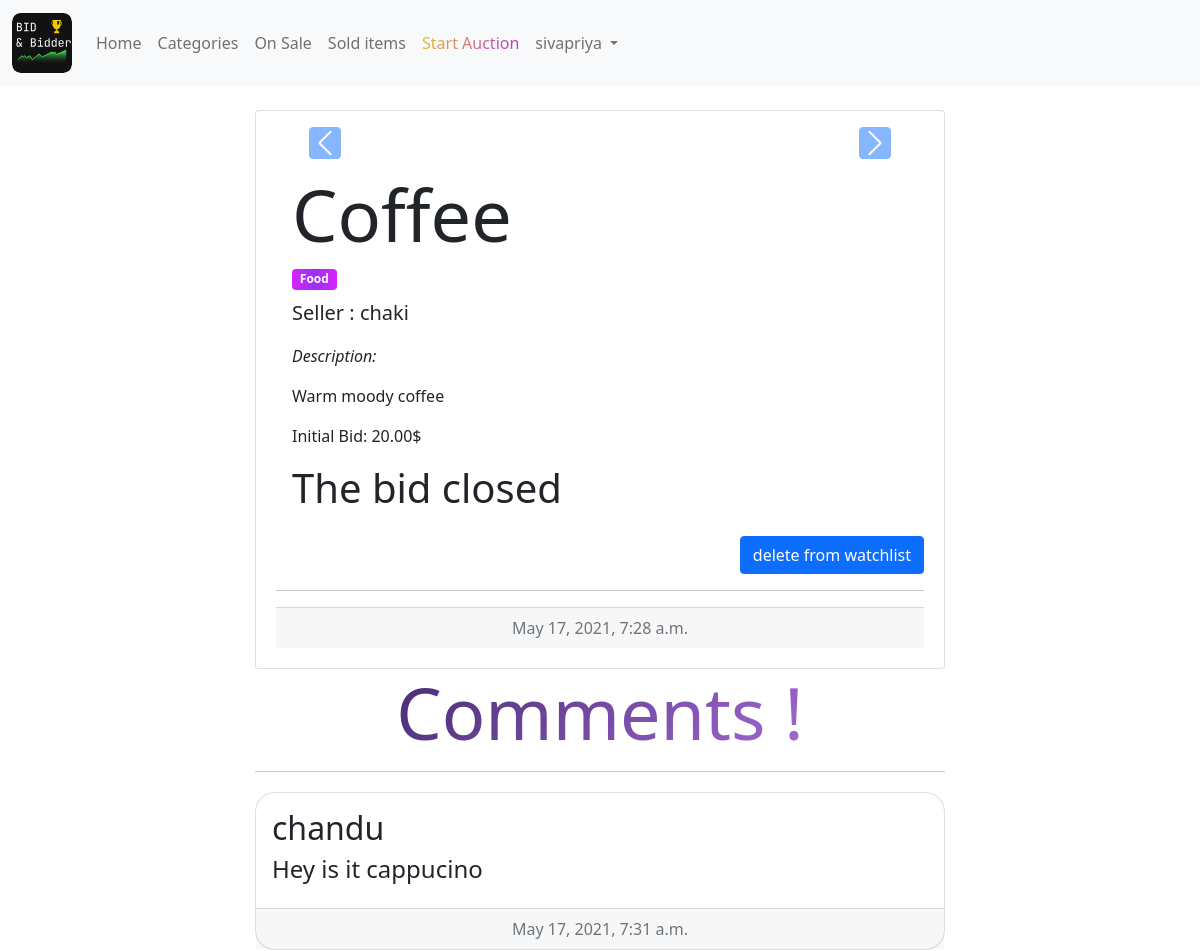
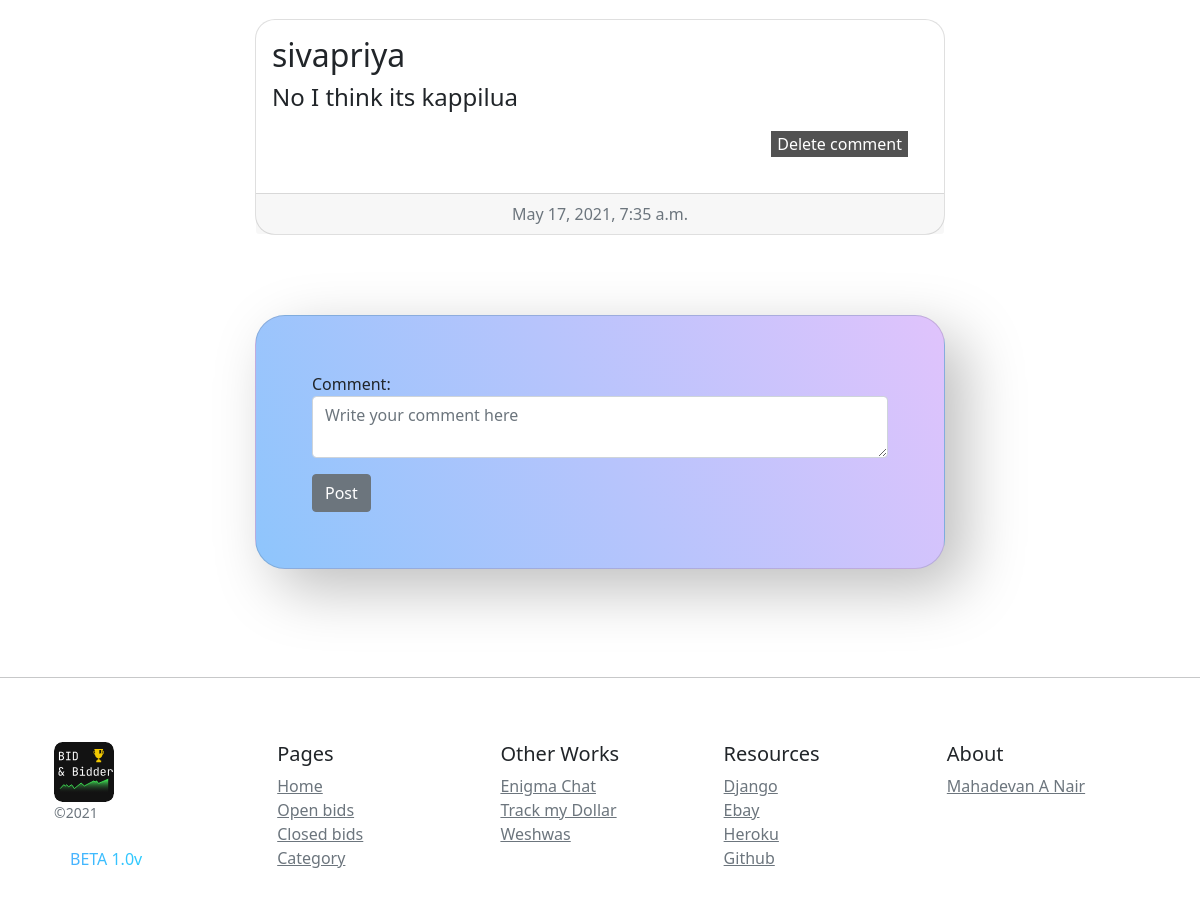
The app's page /listing/2 (signed in) with its own data (2 pictures, top to bottom).
### auctions/models.py (models this page shows, shortened)
class User(AbstractUser):
    def __str__(self):
        return f"{self.username}"

class AuctionList(models.Model):
    name = models.CharField(max_length = 30)
    description = models.TextField(blank = True, null = True)
    initial_bid = models.DecimalField(decimal_places= 2,null= False,blank= False,max_digits = 1000)
    status = models.BooleanField(default = True)
    date_created = models.DateTimeField(default = timezone.now)
    image_link1 = models.CharField(max_length=100, blank = True, null = True)
    image_link2 = models.CharField(max_length=100, blank = True, null = True)
    image_link3 = models.CharField(max_length=100, blank = True, null = True)
    image_link4 = models.CharField(max_length=100, blank = True, null = True)
    image_link5 = models.CharField(max_length=100, blank = True, null = True)
    current_largest_bid = models.DecimalField(decimal_places = 2,null = True,blank = True,max_digits = 1000)
    owner_id = models.ForeignKey(User, on_delete = models.PROTECT ,related_name = "all_creator_listing")
    watchers = models.ManyToManyField(User, blank=True ,related_name = 'watched_lists')
    category = models.ForeignKey(Category, on_delete= models.CASCADE,related_name= "categories")
    winner = models.ForeignKey(User, null = True,blank=True , on_delete=models.PROTECT)

class Category(models.Model):
    category = models.CharField(max_length = 30)
    def __str__(self):
        return f"{self.category}"

class Comments(models.Model):
    comment = models.CharField(max_length= 300)
    date = models.DateTimeField(default = timezone.now)
    user = models.ForeignKey(User,on_delete = models.CASCADE)
    auction_id = models.ForeignKey(AuctionList, on_delete= models.CASCADE , related_name = "comments")
    def __str__(self):
        return f"{self.user}-{self.comment}"

### auctions/views.py (the view, shortened to what this page needs)
# urls.py: path("listing/<int:list_id>",views.view_listing,name="viewlisting"),
@login_required(login_url='/login')
def view_listing(request,list_id):
    try:
        obj_count = AuctionList.objects.filter(watchers = request.user).count()
    except:
        obj_count = ""
    amount_is_less = None
    bids = Bid.objects.filter(auction_id = list_id)
    listing = get_object_or_404(AuctionList,id = list_id)
    status = listing.status
    comments = Comments.objects.filter(auction_id = list_id)
    print("Comments",comments)
    comment_form = CommentForm(request.POST or None)
    if comment_form.is_valid():
        comment_obj = comment_form.save(commit=False)
        comment_obj.user = User.objects.get(pk=request.user.id)
        comment_obj.auction_id = AuctionList.objects.get(id = list_id)
        comment_obj.save()
        comment_form = CommentForm()
    if bids is not None:
        try:
            bidsofuser = Bid.objects.filter(auction_id = list_id,user = request.user)
        except:
            bidsofuser = None
        previous_bid = 0
        largestbid = 0
        largestbidder = None
        listing.current_largest_bid = largestbid
        listing.save()
        print("largestbid",largestbid)
        print("largestbidder",largestbidder)
        print(request.user.username)
        if str(largestbidder) == str(request.user.username) and bidsofuser:
            isuserWinning = True
            print("hey")
        elif bidsofuser:
            isuserWinning = False
        else:
            isuserWinning = None
        print("is user WINNING",isuserWinning)
        if status:
            bidform = Bidform(request.POST or None)
            if bidform.is_valid():
                obj = bidform.save(commit=False)
                if obj.amount > largestbid and obj.amount > listing.initial_bid:
                    obj.auction_id = AuctionList.objects.get(id = list_id)
                    obj.user = User.objects.get(pk=request.user.id) # Add an author field which will contain current user's id
                    obj.save() # Save the final "real form" to the DB
                    amount_is_less = None
                    bidform = Bidform()
                    bids = Bid.objects.filter(auction_id = list_id)
                    previous_bid = 0
                    largestbid = 0
                    largestbidder = None
                    for bid in bids:
                        if bid.amount > previous_bid :
                            largestbid = bid.amount
                            largestbidder = bid.user
                    previous_bid = bid.amount
                    listing.current_largest_bid = largestbid
                    listing.save()
                    print("bid.user",bid.user)
                    print("bid.amount",bid.amount)
                else:
                    amount_is_less = "the amount is less"
                    bidform = Bidform()
        else:
            bidform = None
    if bidform is None:
       isuserWinning = None
    context = {
        'listing' : listing,
        'bidform' : bidform,
        'amount_alert' : amount_is_less,
        'largestbidder' : largestbidder,
        'largestbid' : largestbid,
        'userbid' : bidsofuser,
        'isuserWinning' : isuserWinning ,
        'status': status,
        'comment_form':comment_form,
        'comments': comments,
        'watcher_count':obj_count
    }
    return render(request,"auctions/listing_page.html",context)

### auctions/forms.py (shortened to what this page needs)
class CommentForm(forms.ModelForm):
    comment = forms.CharField(
        required=False,
        widget=forms.Textarea(
            attrs={
                "placeholder": "Write your comment here",
                "class" : "form-control",
                "id": "commentFormid",
                "rows":2,
                "cols": 50
            }
        )
    )
    class Meta :
        model = Comments
        fields = [
            'comment'
        ]
    """ THIS IS THE FUNCTION THAT CAN DO ACTUAL BACKEND VERIFICATION LIKE LENGHT OF PHONE NUMBER WHETHER @ IS IN EMAIL """

### auctions/templates/auctions/listing_page.html (shortened to what this page needs)
{% extends "auctions/layout.html" %}
{% block body %}
    <div class="row d-flex justify-content-center">
        <div class="col-xl-7 pb-2">
                    <br>
                    <div class="card card-cascade" style="padding: 20px;" >
                        <div class="view view-cascade overlay " >
                            <div id="carouselExampleControls" class="carousel slide" data-bs-ride="carousel">
                                <div class="carousel-inner text-center">
                                    {% if listing.image_link1%}
                                  <div class="carousel-item active">
                                  </div>
                                  {% endif %}
                                </div>
                                <button class="carousel-control-prev" type="button" data-bs-target="#carouselExampleControls" data-bs-slide="prev">
                                  <span class="carousel-control-prev-icon btn btn-primary" aria-hidden="true"></span>
                                </button>
                                <button class="carousel-control-next" type="button" data-bs-target="#carouselExampleControls" data-bs-slide="next">
                                  <span class="carousel-control-next-icon btn btn-primary" aria-hidden="true"></span>
                                </button>
                              </div>
                        </div>
                        <div class="card-body card-body-cascade">
                            <h2 class="card-title display-2"><strong>{{listing.name}}</strong></h2>
                            <h3 class="badge" style="background-image: linear-gradient(to right, #DA22FF 0%, #9733EE  51%, #DA22FF  100%)">{{listing.category}}</h3>
                            <p class="lead">Seller : {{listing.owner_id}} <br> </p>
                            <p class=""><em>Description:</em></p>
                            <p class="">{{listing.description}} <br> </p>
                            <p class="font-weight-bold">Initial Bid: {{listing.initial_bid}}$ <br> </p>
                            {% if request.user != listing.owner_id  %}
                                {% if bidform is not None %}
                                    <form method='POST'>
                                        {% if amount_alert is not None %}
                                        <h1 style="color:brown">{{ amount_alert }}</h1>
                                        {% endif %}
                                        {% csrf_token %}
                                        {{ bidform.as_p }}
                                        <input style="background-image: linear-gradient( 135deg, #F5CBFF 10%, #C346C2 100%); font-size: 18px;" class="btn col-6 btn-light rounded-pill" type="submit" value='Bid'/>
                                    </form>
                                {% else %}
                                    <h1>The bid closed</h1>
                                {% endif %}
                            {% elif bidform is None %}
                                    <h1>you closed the auction</h1>
                            {% endif %}
                        </div>
                        {% if user in listing.watchers.all %}
                            <form action="{% url 'delete_from_watchlist' listing.id %}" class="text-end" method="POST">
                                    <input type="submit"  value="delete from watchlist" class="btn btn-primary">
                            </form>
                            {% else %}
                            <form action="{% url 'add_to_watchlist'  listing.id %}" method="POST">
                                {% csrf_token %}
                                    <input type="submit" value="Add To watchlist " class="btn btn-primary">
                            </form>
                        {% endif %}
                      <hr>
                        <div class="card-footer text-muted text-center">
                            {{listing.date_created}}
                        </div>
                    </div>
                    <h2 class='display-2 text-center'style='background: linear-gradient( 135deg, #3B2667 10%, #BC78EC 100%);-webkit-background-clip: text;
                    -webkit-text-fill-color: transparent;'><strong>Comments !</strong></h2>
                    <hr class="container">
                    {% for comment in comments %}
                        <div class="card" style="border-radius:20px; margin: 20px auto;">
                            <div class="card-body">
                            <h2>{{ comment.user }}</h2>
                            <h4>{{ comment.comment }}</h4>
                            {% if comment.user == request.user %}
                            <form class="text-end" style="margin: 20px ;" action="{% url 'delete_comment' comment_id=comment.id list_id=listing.id %}"  method='POST'>
                                <input style="text-decoration: none;border: none;color: white;background-color: rgba(0, 0, 0, 0.678);" type="submit" value='Delete comment'/>
                            </form>
                            {% endif %}
                            </div>
                            <div class="card-footer text-muted text-center">
                                {{ comment.date }}
                            </div>
                        </div>
                        {% empty %}
                            <div style="margin: 20px auto;" class="card-footer text-muted text-center">
                                No comments till now
                            </div>
                    {% endfor %}
                    <div class="card" style="background-color: #8EC5FC;
                    background-image: linear-gradient(62deg, #8EC5FC 0%, #E0C3FC 100%); margin :80px auto; padding:40px; border-radius:30px;box-shadow:  20px 20px 60px #bebebe,
                                    -20px -20px 60px #ffffff;">
                        <div class="card-body">
                                    <form method='POST'>
                                        {{ comment_form.as_p }}
                                        <input class="btn btn-secondary" type="submit" value='Post'/>
                                    </form>
                        </div>
                    </div>
        </div>
{% endblock %}

### auctions/templates/auctions/layout.html (shortened to what this page needs)
{% load static %}
<!DOCTYPE html>
<html lang="eng">
	<head>
	    <link href="https://cdn.jsdelivr.net/npm/bootstrap@5.0.1/dist/css/bootstrap.min.css" rel="stylesheet">
  </head>
  <body>
	<nav class="navbar navbar-expand-lg navbar-light bg-light">
	  <div class="container-fluid">
	    <a class="navbar-brand" href="{% url 'index'%}">
    </a>
	    <div class="collapse navbar-collapse" id="navbarSupportedContent">
	      <ul class="navbar-nav me-auto mb-2 mb-lg-0">
	        <li class="nav-item">
	          <a class="nav-link" aria-current="page" href="{% url 'index' %}">Home</a>
	        </li>
	        <li class="nav-item">
	          <a class="nav-link" href="{% url 'categorylistpage' %}">Categories</a>
	        </li>
	        <li class="nav-item">
	          <a class="nav-link" href="{% url 'activelisting' %}">On Sale</a>
	        </li>
	        <li class="nav-item">
	          <a class="nav-link" href="{% url 'closedlisting' %}">Sold items</a>
	        </li>
          <li class="nav-item">
	          <a class="nav-link" style='background:linear-gradient( 135deg, #EECE13 10%, #B210FF 100%);;-webkit-background-clip: text;
            -webkit-text-fill-color: transparent;'  href="{% url 'createlisting' %}">Start Auction</a>
	        </li>
	        {% if user.is_authenticated %}
	        <li class="nav-item dropdown">
	          <a class="nav-link dropdown-toggle" href="{% url 'mydetailpage' %}" id="navbarDropdown" role="button" data-bs-toggle="dropdown" aria-expanded="false">
	            {{ user.username }}
	          </a>
	        </li>
	        {% endif %}
	      </ul>
	    </div>
	  </div>
	</nav>
    {% block body %}
    {% endblock %}
<hr size="3px" style="margin-top: 20px;">
<div class="container">
    <footer class="container py-5">
      <div class="row">
        <div class="col-12 col-md">
          <small class="d-block mb-3 text-muted">©2021</small>
          <p class="nav-link active mb-3" aria-current="page" style='background-image: linear-gradient(to right, #4facfe 0%, #00f2fe 100%);;-webkit-background-clip: text;
          -webkit-text-fill-color: transparent;' href="#">BETA 1.0v</p>
        </div>
        <div class="col-6 col-md">
          <h5>Pages</h5>
          <ul class="list-unstyled text-small">
            <li><a class="text-muted" href="{% url 'index' %}">Home</a></li>
            <li><a class="text-muted" href="{% url 'activelisting' %}">Open bids</a></li>
            <li><a class="text-muted" href="{% url 'closedlisting' %}">Closed bids</a></li>
            <li><a class="text-muted" href="{% url 'categorylistpage' %}">Category</a></li>
          </ul>
        </div>
        <div class="col-6 col-md">
          <h5>Other Works</h5>
          <ul class="list-unstyled text-small">
            <li><a class="text-muted" href="https://ecodersenigmaapp.herokuapp.com/">Enigma Chat</a></li>
            <li><a class="text-muted" href="https://trackmydollar.herokuapp.com/login">Track my Dollar</a></li>
            <li><a class="text-muted" href="http://www.weshwas.tk/">Weshwas</a></li>
          </ul>
        </div>
        <div class="col-6 col-md">
          <h5>Resources</h5>
          <ul class="list-unstyled text-small">
            <li><a class="text-muted" href="https://www.djangoproject.com/">Django</a></li>
            <li><a class="text-muted" href="https://www.ebay.com/">Ebay</a></li>
            <li><a class="text-muted" href="https://www.heroku.com">Heroku</a></li>
            <li><a class="text-muted" href="https://github.com/mahadevananair1">Github</a></li>
          </ul>
        </div>
        <div class="col-6 col-md">
          <h5>About</h5>
          <ul class="list-unstyled text-small">
            <li><a class="text-muted" href="https://github.com/mahadevananair1">Mahadevan A Nair</a></li>
          </ul>
        </div>
      </div>
    </footer>
</div>
  </body>
</html>

### records on screen
User: username "sivapriya"
AuctionList: name "Coffee", category "Food", owner_id "chaki", description "Warm moody coffee", initial_bid "20.00", date_created "May 17, 2021, 7:28 a.m."
Comments: user "chandu", comment "Hey is it cappucino", date "May 17, 2021, 7:31 a.m."
Comments: user "sivapriya", comment "No I think its kappilua", date "May 17, 2021, 7:35 a.m."
